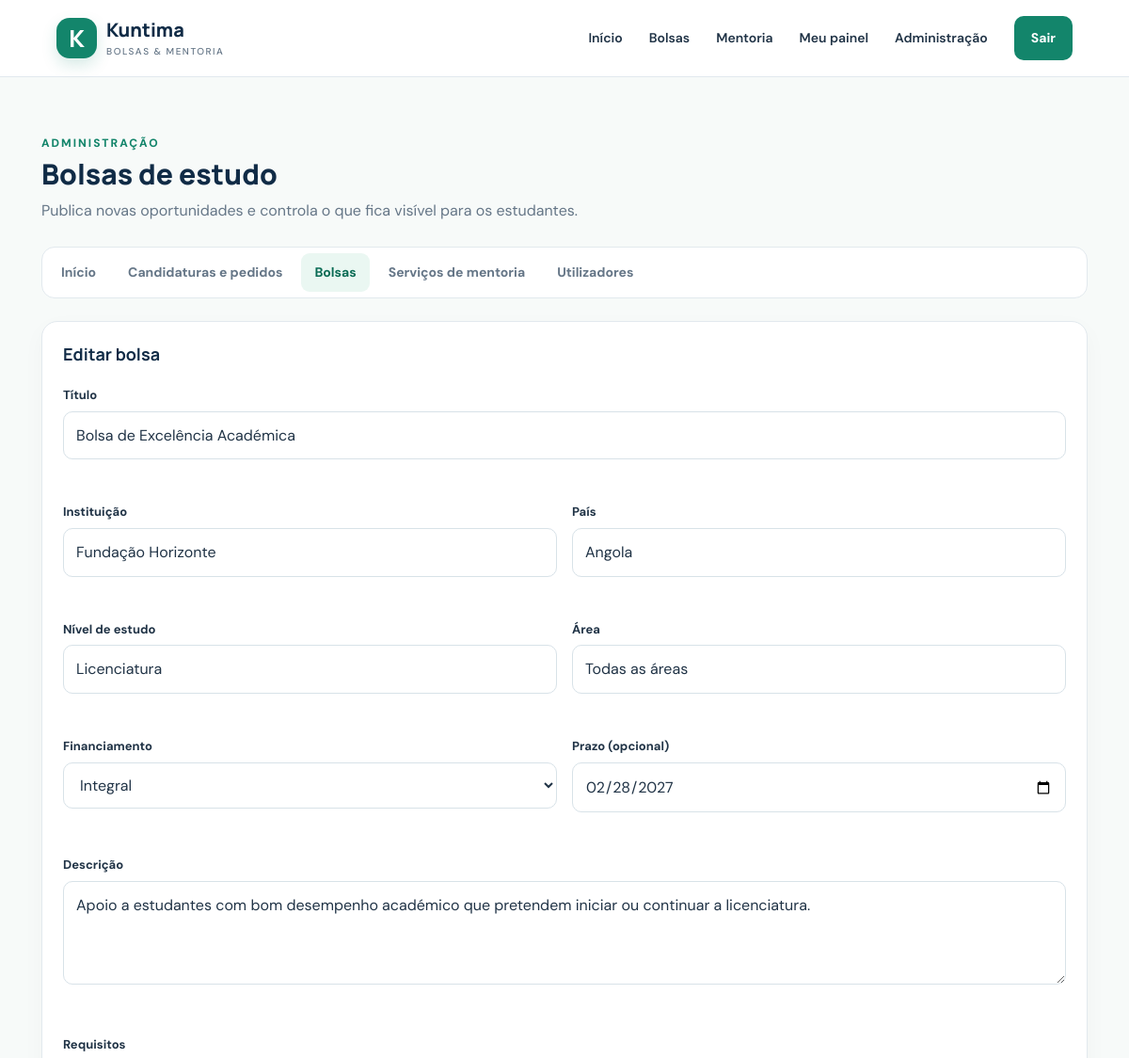
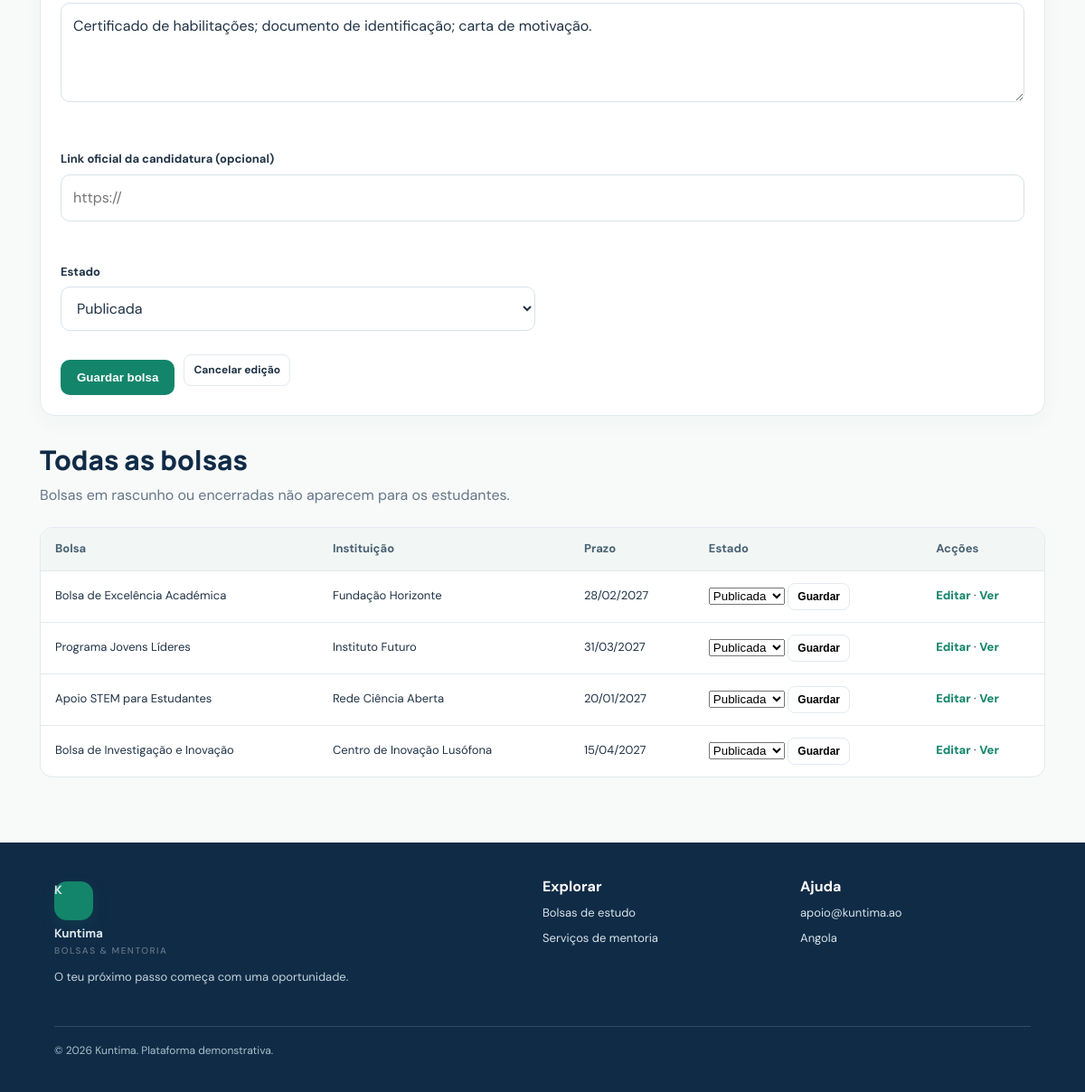
/admin_bolsas.php?editar=1 (signed in), run on the app's committed database (2 pictures, top to bottom).
### tables this page shows
CREATE TABLE IF NOT EXISTS bolsa (
 id INT UNSIGNED AUTO_INCREMENT PRIMARY KEY,
 title VARCHAR(180) NOT NULL,
 organization VARCHAR(160) NOT NULL,
 country VARCHAR(100) NOT NULL DEFAULT 'Angola',
 study_level VARCHAR(100) NOT NULL,
 field VARCHAR(120) NOT NULL,
 funding_type ENUM('Integral','Parcial','Propina','Investigação') NOT NULL DEFAULT 'Integral',
 deadline DATE NULL,
 description TEXT NOT NULL,
 requirements TEXT NULL,
 application_url VARCHAR(500) NULL,
 status ENUM('published','draft','closed') NOT NULL DEFAULT 'published',
 created_at TIMESTAMP DEFAULT CURRENT_TIMESTAMP
);

### config.php (called while the page is built, shortened)
<?php
function e($value): string { return htmlspecialchars((string)$value, ENT_QUOTES, 'UTF-8'); }

### admin_bolsas.php (the view, shortened to what this page needs)
<?php
require_once 'config.php'; require_once 'includes/perfis.php';
$pdo = db();
$tipos = ['Integral', 'Parcial', 'Propina', 'Investigação'];
$estados = ['published' => 'Publicada', 'draft' => 'Rascunho', 'closed' => 'Encerrada'];
if (!isset($form)) {
    $form = ['status' => 'published', 'funding_type' => 'Integral', 'country' => 'Angola'];
    if (isset($_GET['editar'])) {
        $st = $pdo->prepare('SELECT * FROM bolsa WHERE id=?'); $st->execute([(int)$_GET['editar']]);
        $form = $st->fetch() ?: $form;
    }
}
$lista = $pdo->query('SELECT id,title,organization,deadline,status FROM bolsa ORDER BY created_at DESC')->fetchAll();
require 'includes/header.php'; ?>
<div class="page-heading"><span class="eyebrow" style="color:var(--green)">Administração</span><h1>Bolsas de estudo</h1><p>Publica novas oportunidades e controla o que fica visível para os estudantes.</p></div>
<section class="card form-wide">
    <h3 style="margin-top:0"><?=!empty($form['id']) ? 'Editar bolsa' : 'Nova bolsa'?></h3>
    <form method="post">
        <div class="form-grid">
            <div class="field full"><label for="title">Título</label><input id="title" name="title" required maxlength="180" value="<?=e($form['title'] ?? '')?>"></div>
            <div class="field"><label for="organization">Instituição</label><input id="organization" name="organization" required maxlength="160" value="<?=e($form['organization'] ?? '')?>"></div>
            <div class="field"><label for="country">País</label><input id="country" name="country" maxlength="100" value="<?=e($form['country'] ?? 'Angola')?>"></div>
            <div class="field"><label for="study_level">Nível de estudo</label><input id="study_level" name="study_level" required maxlength="100" placeholder="Ex.: Licenciatura" value="<?=e($form['study_level'] ?? '')?>"></div>
            <div class="field"><label for="field">Área</label><input id="field" name="field" required maxlength="120" value="<?=e($form['field'] ?? '')?>"></div>
            <div class="field"><label for="funding_type">Financiamento</label><select id="funding_type" name="funding_type"><?php foreach ($tipos as $t): ?><option <?=($form['funding_type'] ?? '') === $t ? 'selected' : ''?>><?=e($t)?></option><?php endforeach; ?></select></div>
            <div class="field"><label for="deadline">Prazo (opcional)</label><input id="deadline" name="deadline" type="date" value="<?=e($form['deadline'] ?? '')?>"></div>
            <div class="field full"><label for="description">Descrição</label><textarea id="description" name="description" required><?=e($form['description'] ?? '')?></textarea></div>
            <div class="field full"><label for="requirements">Requisitos</label><textarea id="requirements" name="requirements"><?=e($form['requirements'] ?? '')?></textarea></div>
            <div class="field full"><label for="application_url">Link oficial da candidatura (opcional)</label><input id="application_url" name="application_url" maxlength="500" placeholder="https://" value="<?=e($form['application_url'] ?? '')?>"></div>
            <div class="field"><label for="status">Estado</label><select id="status" name="status"><?php foreach ($estados as $k => $r): ?><option value="<?=e($k)?>" <?=($form['status'] ?? '') === $k ? 'selected' : ''?>><?=e($r)?></option><?php endforeach; ?></select></div>
        </div>
        <div class="form-actions"><button class="btn-primary" type="submit">Guardar bolsa</button><?php if (!empty($form['id'])): ?><a class="btn-small" href="admin_bolsas.php">Cancelar edição</a><?php endif; ?></div>
    </form>
</section>
<section class="section" style="padding-top:0"><div class="section-head"><div><h2>Todas as bolsas</h2><p>Bolsas em rascunho ou encerradas não aparecem para os estudantes.</p></div></div>
<?php if ($lista): ?><div class="table-wrap"><table><thead><tr><th>Bolsa</th><th>Instituição</th><th>Prazo</th><th>Estado</th><th>Acções</th></tr></thead><tbody>
<?php foreach ($lista as $b): ?><tr><td><?=e($b['title'])?></td><td><?=e($b['organization'])?></td><td><?=$b['deadline'] ? e(date('d/m/Y', strtotime($b['deadline']))) : 'A confirmar'?></td>
<td><form method="post" class="inline-form"><select name="status" aria-label="Estado da bolsa"><?php foreach ($estados as $k => $r): ?><option value="<?=e($k)?>" <?=$b['status'] === $k ? 'selected' : ''?>><?=e($r)?></option><?php endforeach; ?></select> <button class="btn-small">Guardar</button></form></td>
<td><a class="text-link" href="admin_bolsas.php?editar=<?=(int)$b['id']?>#title">Editar</a> <?php if ($b["status"] === "published"): ?>· <a class="text-link" href="bolsa.php?id=<?=(int)$b["id"]?>">Ver</a><?php endif; ?></td></tr><?php endforeach; ?>
</tbody></table></div><?php else: ?><div class="empty">Ainda não existem bolsas.</div><?php endif; ?></section>
<?php require 'includes/footer.php'; ?>

### style.css (style rules this page uses)
:root { --navy:#102b46;--green:#13856b;--green2:#0b6c55;--mint:#eaf7f2;--ink:#203346;--muted:#657687;--line:#e2e9ee;--bg:#f7faf9;--white:#fff;--gold:#f4b740 }
* { box-sizing:border-box }
body { margin:0;background:var(--bg);font-family:'DM Sans',sans-serif;color:var(--ink);line-height:1.6 }
a { color:inherit;text-decoration:none }
.navlinks .nav-cta,.btn-primary { background:var(--green);color:#fff;padding:12px 18px;border-radius:10px;display:inline-flex;justify-content:center;align-items:center;border:0;font-weight:700;cursor:pointer }
.eyebrow { color:#a8f0d8;text-transform:uppercase;font-size:12px;font-weight:800;letter-spacing:2px }
.section { padding:48px 0 8px }
.section-head { display:flex;justify-content:space-between;align-items:end;gap:20px;margin-bottom:22px }
.section h2,.page-heading h1 { font:800 30px Manrope;color:var(--navy);margin:0 }
.section-head p,.page-heading p { margin:6px 0 0;color:var(--muted) }
.text-link { color:var(--green);font-weight:800 }
.card { background:#fff;border:1px solid var(--line);border-radius:17px;padding:22px;box-shadow:0 8px 25px #16344b08 }
.card h3 { font:700 18px/1.35 Manrope;color:var(--navy);margin:17px 0 7px }
.card .btn-primary { width:100%;margin-top:17px }
.page-heading { padding:28px 0 22px }
.filters input,.filters select,.field input,.field select,.field textarea { width:100%;border:1px solid #d8e2e8;background:#fff;border-radius:10px;padding:12px 13px;font:inherit;color:var(--ink);outline:none }
.form-grid { display:grid;grid-template-columns:1fr 1fr;gap:16px }
.field { margin:15px 0 }
.field label { display:block;font-size:13px;font-weight:700;margin-bottom:6px }
.field textarea { min-height:110px;resize:vertical }
.table-wrap { overflow-x:auto;background:white;border:1px solid var(--line);border-radius:14px }
table { width:100%;border-collapse:collapse;min-width:640px }
th,td { text-align:left;padding:13px 16px;border-bottom:1px solid var(--line);font-size:13px }
th { background:#f2f7f5;color:#486173 }
tr:last-child td { border-bottom:0 }
.btn-small { display:inline-block;border:1px solid var(--line);border-radius:8px;padding:7px 10px;background:white;font-size:12px;font-weight:700;cursor:pointer }
.inline-form { display:inline }

### perfis.php (style rules this page uses)
.form-grid .field.full { grid-column:1/-1 }
.form-actions { display:flex;gap:10px;align-items:center;flex-wrap:wrap }
.form-actions .btn-primary { width:auto }
.card.form-wide { margin-bottom:28px }

### data on the page
bolsa: title "Bolsa de Excelência Académica", organization "Fundação Horizonte", country "Angola", study_level "Licenciatura", field "Todas as áreas", deadline "02/28/2027", description "Apoio a estudantes com bom desempenho académico que pretendem iniciar ou continuar a licenciatura.", requirements "Certificado de habilitações; documento de identificação; carta de motivação.", status "Publicada", deadline "28/02/2027"
bolsa: title "Programa Jovens Líderes", organization "Instituto Futuro", deadline "31/03/2027", status "Publicada"
bolsa: title "Apoio STEM para Estudantes", organization "Rede Ciência Aberta", deadline "20/01/2027", status "Publicada"
bolsa: title "Bolsa de Investigação e Inovação", organization "Centro de Inovação Lusófona", deadline "15/04/2027", status "Publicada"

### other printed values
$rotulo "Início"
$rotulo "Candidaturas e pedidos"
$rotulo "Bolsas"
$rotulo "Serviços de mentoria"
$rotulo "Utilizadores"
form field funding_type "Integral"
